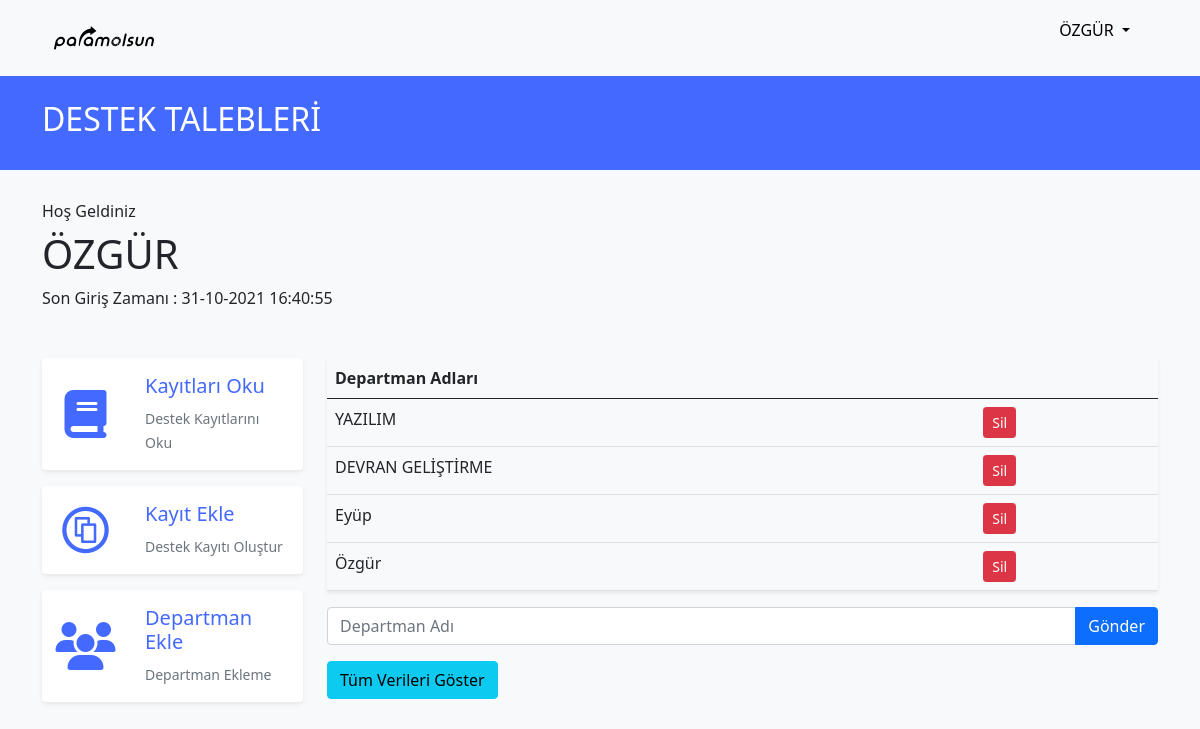
Screenshot of /index.php?sayfa=departmanekle (signed in) with the database file from the repository.
### tables this page shows
CREATE TABLE `giris` (
  `id` int(11) NOT NULL,
  `kullanici_adi` varchar(255) NOT NULL,
  `sifre` varchar(255) NOT NULL,
  `isim` varchar(255) NOT NULL,
  `keysifre` varchar(255) NOT NULL,
  `songiris` varchar(255) NOT NULL
);

CREATE TABLE `departman` (
  `id` int(11) NOT NULL,
  `departman` varchar(255) NOT NULL
);

### departmanekle.php (the view, shortened to what this page needs)
<?php
$sorgugoster = $db->prepare("select * from departman");
$sorgugoster->execute();
$goster=$sorgugoster->fetchAll(PDO::FETCH_ASSOC);
?>
<!DOCTYPE html>
<html lang="en">
  <head>
<link href="https://cdn.jsdelivr.net/npm/bootstrap@5.0.0-beta2/dist/css/bootstrap.min.css" rel="stylesheet">
  <link rel="stylesheet" href="style.css">
  </head>
  <body>
  <?php require_once  "navbar.php" ;?>
      <div class="container">
        <div class="row">
          <div class="col-md-3 col-sm-12">
          <?php require_once "menu.php" ;?>
       </div>
          <div class="col-md-9 col-sm-12  ">
            <table class="table  shadow-sm">
                <thead>
                  <tr>
                    <th scope="col">Departman Adları</th>
                    <th></th>
                  </tr>
                </thead>
                <tbody>
                <?php foreach ($goster as $key) :?>
                <tr>
                <td> <?php echo  $key["departman"]; ?></td>
                <td><a href="index.php?sayfa=departmanekle&id=<?php echo $key["id"];?>"><button type="submit" class="btn btn-danger btn-sm">Sil</button></a></td>
                </tr>
               <?php  endforeach ?>
                </tbody>
              </table>
              <form action="" method="post">
                <div class="input-group mb-3 ">
                <input type="text" class="form-control" placeholder="Departman Adı " aria-label="Recipient's username" aria-describedby="button-addon2 " name="textdepartman">
                <button type="submit" class="btn btn-primary">Gönder </button>
              </div>
              </form>
             <a href="index.php?sayfa=goster"><button type="button" class="btn btn-info">Tüm Verileri Göster</button></a>
        </div>
        </div>
      </div>
      <p>  &nbsp;</p>
  </body>
</html>

### navbar.php (shortened to what this page needs)
<?php
$sorgusongiris=$db->prepare("select giris.songiris from giris where id=?");
$sorgusongiris->execute([
  $_SESSION["giris"]
]);
$gostersongiris=$sorgusongiris->fetch();
  $datetime = new DateTime($gostersongiris["songiris"]);
?>
<nav class="navbar navbar-expand-lg navbar-light bg-light container">
      <div class="container-fluid">
        <a class="navbar-brand" href="index.php?sayfa=index"><img src="/logo_paramolsun.svg" class="logo" width="100"  height="50" alt=""></a>
        <div class="collapse navbar-collapse" id="navbarSupportedContent">
          <div class="d-flex">
            <ul class="list">
            <li class="nav-item dropdown">
              <a class="nav-link navlink dropdown-toggle" href="#" id="navbarDropdown" role="button" data-bs-toggle="dropdown" aria-expanded="false">
               <span><?php echo $_SESSION["name"]; ?></span>
              </a>
            </li>
           </ul>
          </div>
        </div>
      </div>
    </nav>
    <div class="title">
      <div class="container"><h2 >DESTEK TALEBLERİ</h2></div>
    </div>
      <div class="container mb-5">
        <h6>Hoş Geldiniz</h6>
        <h1><?php echo $_SESSION["name"]; ?></h1>
         <span>
         Son Giriş Zamanı : <?php echo $datetime->format('d-m-Y H:i:s');?>
        </span>
      </div>

### style.css (style rules this page uses)
body { background-color: #f8f9fa!important; }
.title { background-color: #4469ff !important; padding: 1.5rem; color: white; margin-bottom: 2rem ; }
.list { list-style-type: none; }
.navlink { color: black; }
a { text-decoration:none !important; }
.logo { filter: invert(100%) sepia(4%) saturate(12%) hue-rotate( 10deg ) brightness(104%) contrast(100%); }

### rows the page displays
giris: songiris "31-10-2021 16:40:55"
departman: departman "YAZILIM"
departman: departman "DEVRAN GELİŞTİRME"
departman: departman "Eyüp"
departman: departman "Özgür"

### other values shown
$_SESSION["name"] "ÖZGÜR"
